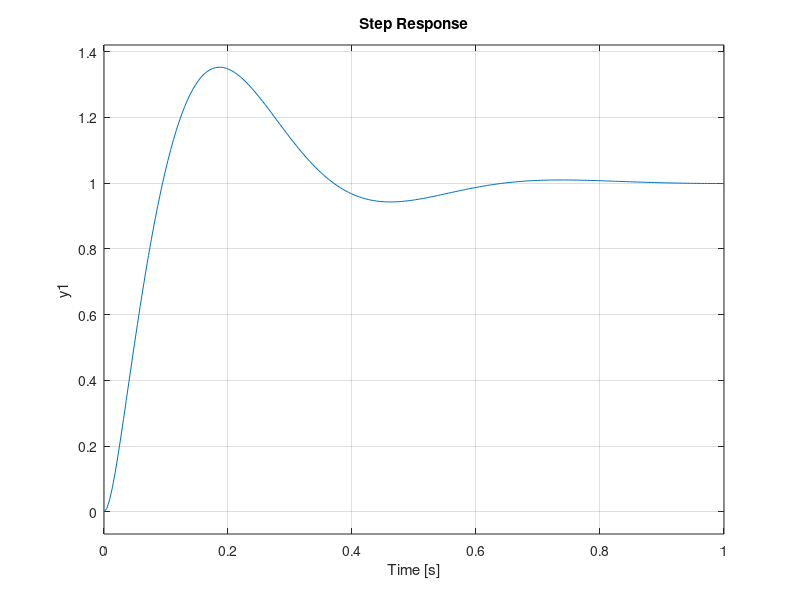
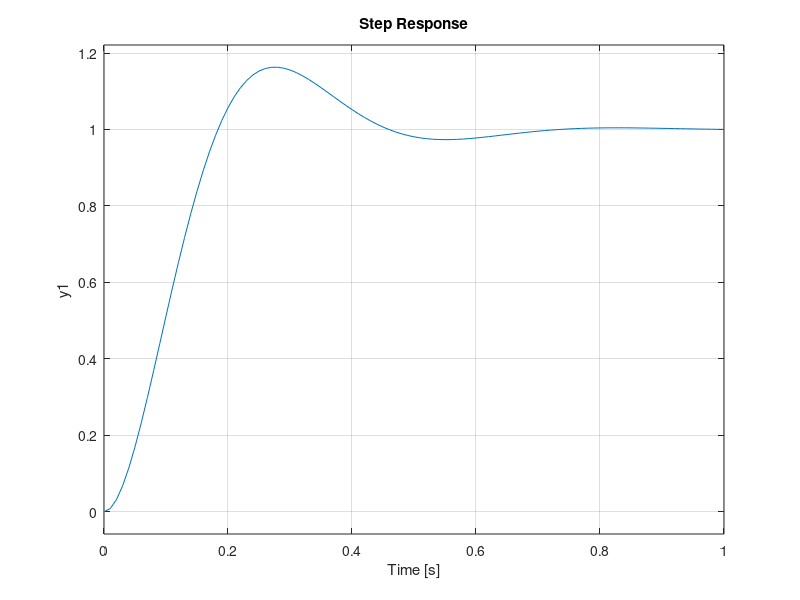

MATLAB code for these plots, in order:
%%Model function
%   Author: Raphael Nagel
%   Date created: 07/Apr/2014
close all 
clc
clear all


tf1 = tf([173.206], [1 13.16 173.206]);
tf2 = tf([1], [1 70]);
tf3a = 70*tf1*tf2;
tf2a = tf([(tf3a.den{1,1}(1,3)/tf3a.num{1,1}(1,4)) 1], [1]);
tf3 = tf3a*tf2a 
step(tf3)
figure(2)
hold all
step(tf1)


